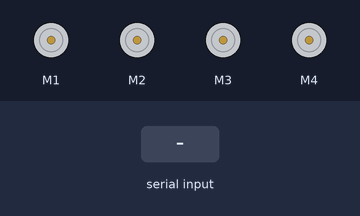
Bench run of a sketch on a simulated Arduino Uno, built with avr-gcc and run on an emulated ATmega328P. Parts: 4 × DC motor (green arrow = forward, orange = backward, longer = faster). The test bench sets the inputs (shaded band).

Above: at 1.2 s.
1.3 s: "1\n" received over Serial
At 2.5 s:
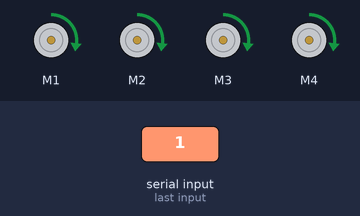
2.8 s: "2\n" received over Serial
At 3.7 s:
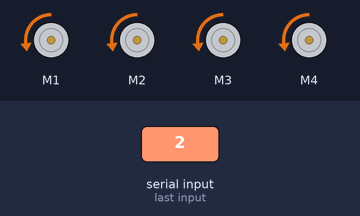
4.3 s: "3\n" received over Serial
At 4.8 s:
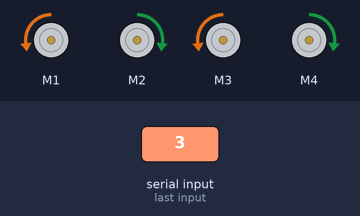
5.8 s: "4\n" received over Serial
At 7.0 s:
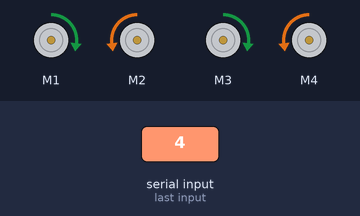
7.3 s: "5\n" received over Serial
At 8.3 s:
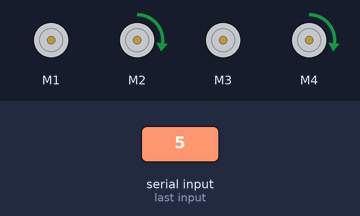
Timing chart, 0 to 9.8 s (numbered marks = the images above; inputs shaded):
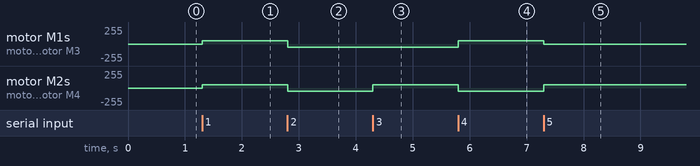

Measured:
- after the input at 1.3 s, motor M1–4: stopped → forward 50/255 at once
- after the input at 2.8 s, motor M1–4: forward 50/255 → backward 50/255 at once
- after the input at 4.3 s, motor M2, motor M4: backward 50/255 → forward 50/255 at once
- after the input at 5.8 s, motor M1, motor M3: backward 50/255 → forward 50/255 at once; motor M2, motor M4: forward 50/255 → backward 50/255 at once
- after the input at 7.3 s, motor M1, motor M3: forward 50/255 → stopped at once; motor M2, motor M4: backward 50/255 → forward 50/255 at once

The sketch:

sprint_one_motors.ino
```cpp
#include <Adafruit_MotorShield.h>                     //include motor shield library

Adafruit_MotorShield AFMS = Adafruit_MotorShield();   //create Adafruit_MotorShield object
Adafruit_DCMotor *frontLeftMotor = AFMS.getMotor(2);      //assign the right motor to port M1
Adafruit_DCMotor *frontRightMotor = AFMS.getMotor(1);       //assign the left motor to port M3
Adafruit_DCMotor *backLeftMotor = AFMS.getMotor(3);      //assign the right motor to port M1
Adafruit_DCMotor *backRightMotor = AFMS.getMotor(4);       //assign the left motor to port M3

int currDriveMode = 0;

void setup() {
  Serial.flush();                                     //reset serial monitor
  Serial.begin(9600);

  AFMS.begin();                                       //begin the Adafruit_MotorShield object
}

void loop() {
  if (Serial.available() > 0) {
    currDriveMode = Serial.parseInt();
  }

  if(currDriveMode==1) {
    driveNorth();
  }
  else if(currDriveMode==2) {
    driveSouth();
  }
  else if(currDriveMode==3) {
    driveEast();
  }
  else if(currDriveMode==4) {
    driveWest();
  }
  else if(currDriveMode==5) {
    driveDiagNE();
  }
  else if(currDriveMode==6) {
    driveDiagNW();
  }
  else if(currDriveMode==7) {
    driveDiagSE();
  }
  else if(currDriveMode==8) {
    driveDiagSW();
  }
  else if(currDriveMode==9) {
    rotateClock();
  }
  else if(currDriveMode==10) {
    rotateCounterClock();
  }
//  switch (currDriveMode) {
//    case 1:
//      driveNorth();
//      Serial.println(1);
//    case 2:
//      driveSouth();
//      Serial.println(2);
//    case 3:
//      driveEast();
//      Serial.println(3);
//    case 4:
//      driveWest();
//    case 5:
//      driveDiagNE();
//    case 6:
//      driveDiagNW();
//    case 7:
//      driveDiagSE();
//    case 8:
//      driveDiagSW();
//    case 9:
//      rotateClock();
//    case 10:
//      rotateCounterClock();
//  }
}

void driveNorth(){         //drive straight
//  readSensorVal();
  frontRightMotor->setSpeed(50);   //at a speed of 50
  frontLeftMotor->setSpeed(50);
  backLeftMotor->setSpeed(50);
  backRightMotor->setSpeed(50);

  frontRightMotor->run(FORWARD);   //at a speed of 50
  frontLeftMotor->run(FORWARD);
  backLeftMotor->run(FORWARD);
  backRightMotor->run(FORWARD);
}

void driveSouth(){         //drive straight
//  readSensorVal();
  frontRightMotor->setSpeed(50);   //at a speed of 50
  frontLeftMotor->setSpeed(50);
  backLeftMotor->setSpeed(50);
  backRightMotor->setSpeed(50);

  frontRightMotor->run(BACKWARD);   //at a speed of 50
  frontLeftMotor->run(BACKWARD);
  backLeftMotor->run(BACKWARD);
  backRightMotor->run(BACKWARD);
}

void driveEast(){         //drive straight
//  readSensorVal();
  frontRightMotor->setSpeed(50);   //at a speed of 50
  frontLeftMotor->setSpeed(50);
  backLeftMotor->setSpeed(50);
  backRightMotor->setSpeed(50);

  frontRightMotor->run(BACKWARD);   //at a speed of 50
  frontLeftMotor->run(FORWARD);
  backLeftMotor->run(BACKWARD);
  backRightMotor->run(FORWARD);
}

void driveWest(){         //drive straight
//  readSensorVal();
  frontRightMotor->setSpeed(50);   //at a speed of 50
  frontLeftMotor->setSpeed(50);
  backLeftMotor->setSpeed(50);
  backRightMotor->setSpeed(50);

  frontRightMotor->run(FORWARD);   //at a speed of 50
  frontLeftMotor->run(BACKWARD);
  backLeftMotor->run(FORWARD);
  backRightMotor->run(BACKWARD);
}

void driveDiagNE(){         //drive straight
//  readSensorVal();
  frontRightMotor->setSpeed(0);   //at a speed of 50
  frontLeftMotor->setSpeed(50);
  backLeftMotor->setSpeed(0);
  backRightMotor->setSpeed(50);

  frontRightMotor->run(FORWARD);   //at a speed of 50
  frontLeftMotor->run(FORWARD);
  backLeftMotor->run(FORWARD);
  backRightMotor->run(FORWARD);
}

void driveDiagNW(){         //drive straight
//  readSensorVal();
  frontRightMotor->setSpeed(50);   //at a speed of 50
  frontLeftMotor->setSpeed(0);
  backLeftMotor->setSpeed(50);
  backRightMotor->setSpeed(0);

  frontRightMotor->run(FORWARD);   //at a speed of 50
  frontLeftMotor->run(FORWARD);
  backLeftMotor->run(FORWARD);
  backRightMotor->run(FORWARD);
}

void driveDiagSW(){         //drive straight
//  readSensorVal();
  frontRightMotor->setSpeed(0);   //at a speed of 50
  frontLeftMotor->setSpeed(50);
  backLeftMotor->setSpeed(0);
  backRightMotor->setSpeed(50);

  frontRightMotor->run(RELEASE);   //at a speed of 50
  frontLeftMotor->run(BACKWARD);
  backLeftMotor->run(RELEASE);
  backRightMotor->run(BACKWARD);
}

void driveDiagSE(){         //drive straight
//  readSensorVal();
  frontRightMotor->setSpeed(50);   //at a speed of 50
  frontLeftMotor->setSpeed(0);
  backLeftMotor->setSpeed(50);
  backRightMotor->setSpeed(0);

  frontRightMotor->run(BACKWARD);   //at a speed of 50
  frontLeftMotor->run(RELEASE);
  backLeftMotor->run(BACKWARD);
  backRightMotor->run(RELEASE);
}

void rotateClock(){         //drive straight
//  readSensorVal();
  frontRightMotor->setSpeed(50);   //at a speed of 50
  frontLeftMotor->setSpeed(50);
  backLeftMotor->setSpeed(50);
  backRightMotor->setSpeed(50);

  frontRightMotor->run(BACKWARD);   //at a speed of 50
  frontLeftMotor->run(FORWARD);
  backLeftMotor->run(FORWARD);
  backRightMotor->run(BACKWARD);
}

void rotateCounterClock(){         //drive straight
//  readSensorVal();
  frontRightMotor->setSpeed(50);   //at a speed of 50
  frontLeftMotor->setSpeed(50);
  backLeftMotor->setSpeed(50);
  backRightMotor->setSpeed(50);

  frontRightMotor->run(FORWARD);   //at a speed of 50
  frontLeftMotor->run(BACKWARD);
  backLeftMotor->run(BACKWARD);
  backRightMotor->run(FORWARD);
}
```
